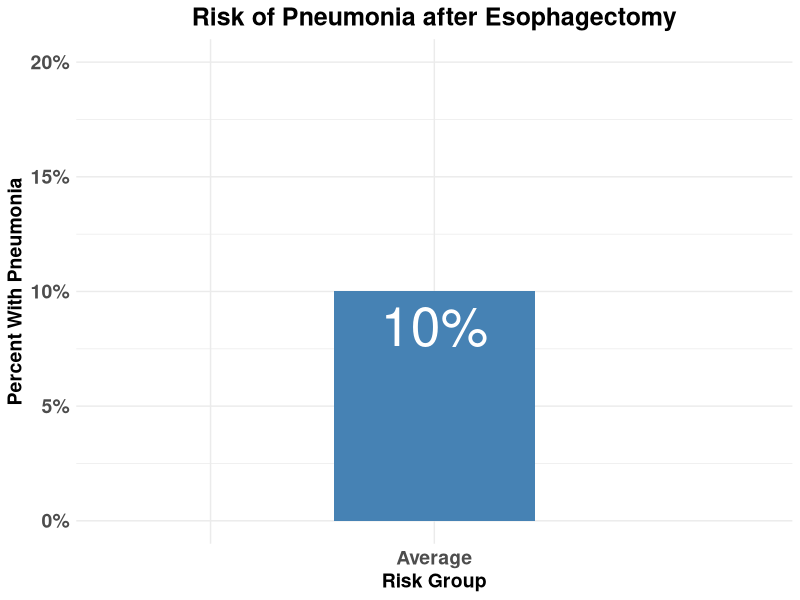
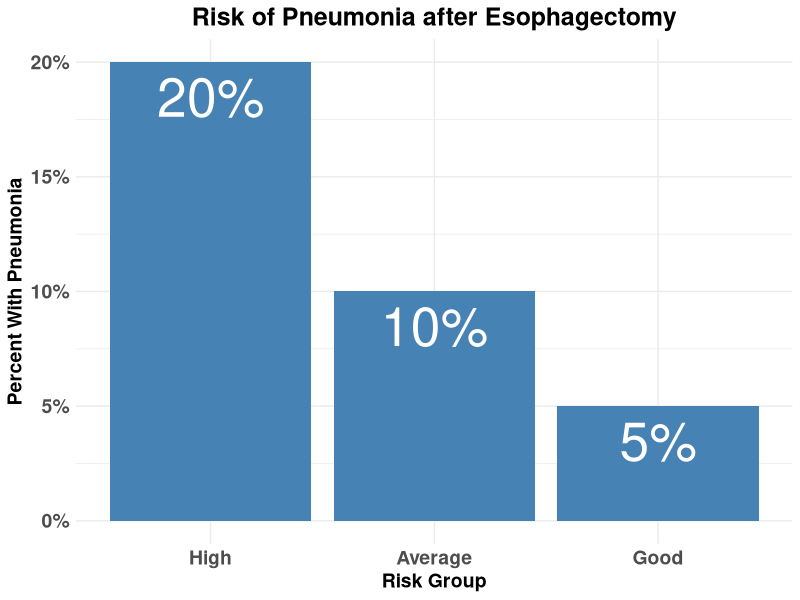
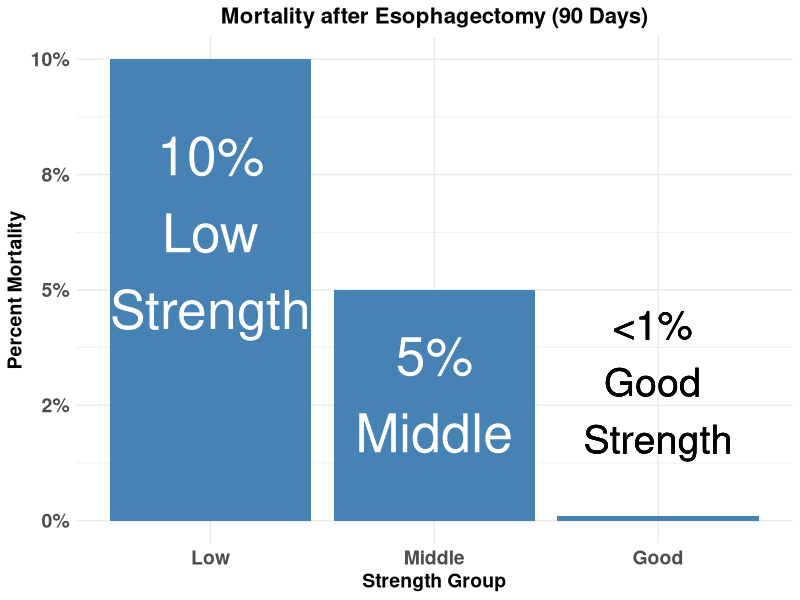
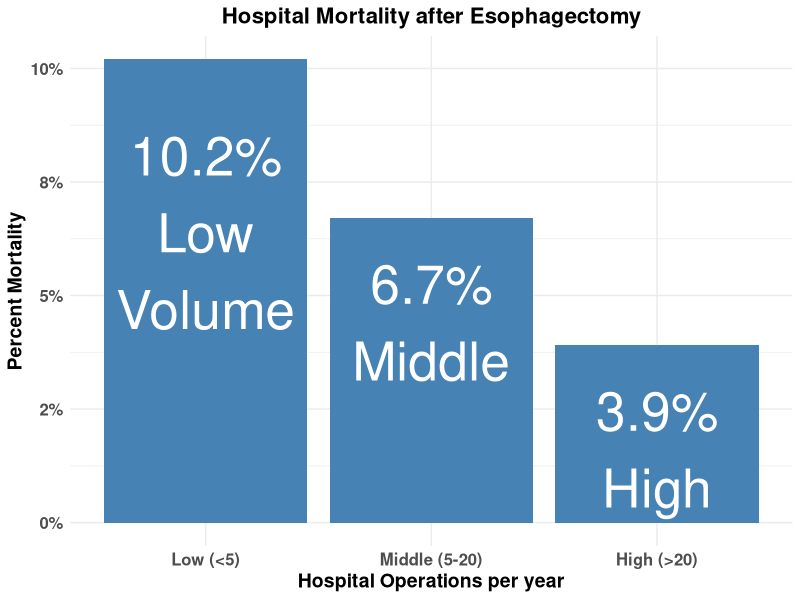
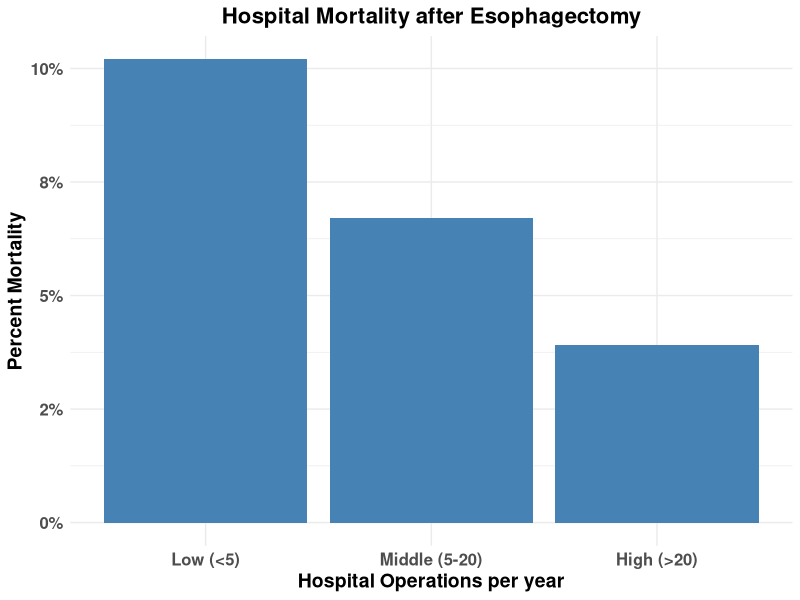
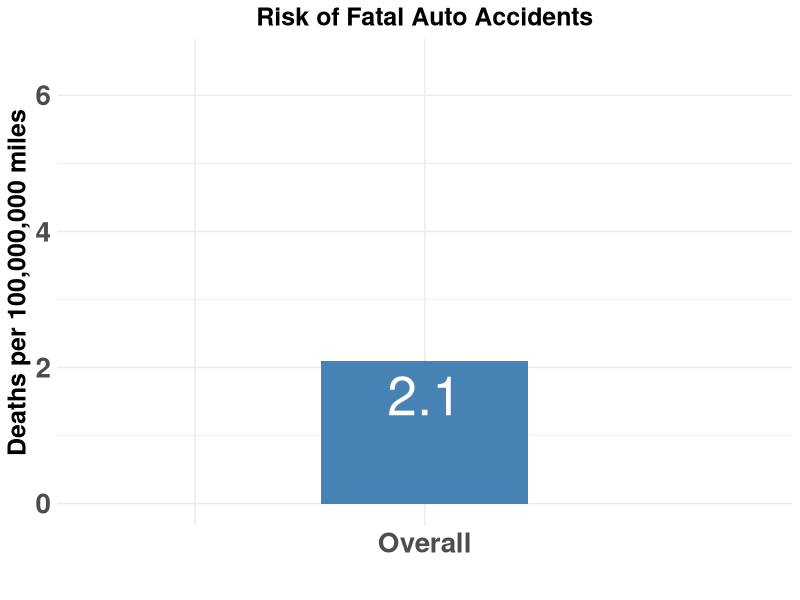
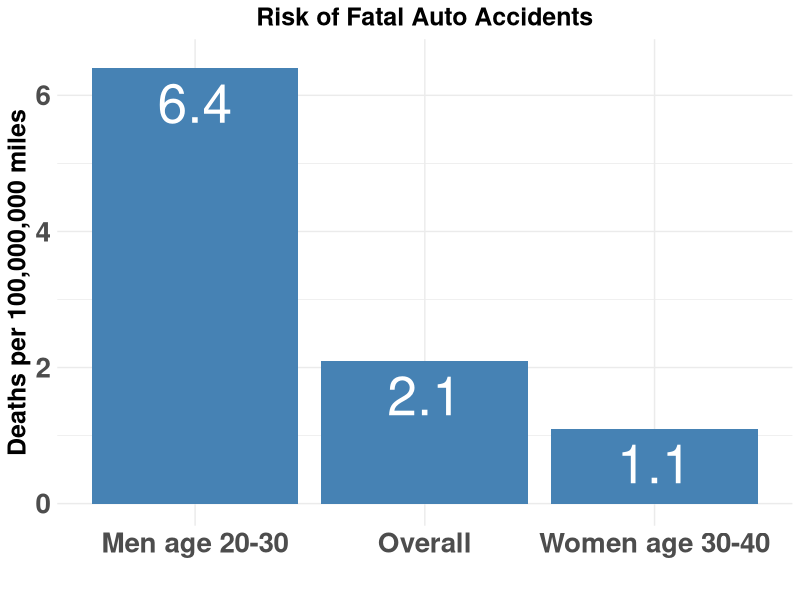

Generate these figures, in order, with R:
## ---- chunk 1
library(ggplot2)
df1<-data.frame(pneumonia=c(0,0.10,0),strength=c("","Average",""),pneumonia_labels =c("","10%",""))
strengths=c("","Average","Average")
p<-ggplot(data=df1, aes(x=strength,y=pneumonia))+
  geom_bar(stat="identity", fill="steelblue")+scale_x_discrete(limits=strengths)+scale_y_continuous(labels = scales::percent_format(accuracy=1),limits=c(0,.2)) +
        geom_text(aes(label=pneumonia_labels),vjust=1.4, color="white",size=13.5)+
  theme_minimal()+
  theme( axis.text=element_text(size=14,face="bold"),axis.title=element_text(size=14, face="bold"),plot.title = element_text(hjust=0.5,face="bold",size=18)) +
  ggtitle("Risk of Pneumonia after Esophagectomy") +
  labs(y="Percent With Pneumonia",x="Risk Group") 
p
## ---- chunk 2
library(ggplot2)
df1<-data.frame(pneumonia=c(0.20,0.10,0.05),strength=c("High","Average","Good"),pneumonia_labels =c("20%","10%","5%"))
strengths=c("High","Average","Good")
p<-ggplot(data=df1, aes(x=strength,y=pneumonia))+
  geom_bar(stat="identity", fill="steelblue")+scale_x_discrete(limits=strengths)+scale_y_continuous(labels = scales::percent_format(accuracy=1)) +
        geom_text(aes(label=pneumonia_labels),vjust=1.4, color="white",size=13.5)+
  theme_minimal()+
  theme( axis.text=element_text(size=14,face="bold"),axis.title=element_text(size=14, face="bold"),plot.title = element_text(hjust=0.5,face="bold",size=18)) +
  ggtitle("Risk of Pneumonia after Esophagectomy") +
  labs(y="Percent With Pneumonia",x="Risk Group") 
p
## ---- chunk 3
library(ggplot2)
df1<-data.frame(mortality=c(0.10,0.05,0.001),strength=c("Low","Middle","Good"),mortality_labels =c("10%\nLow\nStrength","5%\nMiddle","0.0%\nGood"))
strengths=c("Low","Middle","Good")
p<-ggplot(data=df1, aes(x=strength,y=mortality))+
  geom_bar(stat="identity", fill="steelblue")+scale_x_discrete(limits=strengths)+scale_y_continuous(labels = scales::percent_format(accuracy=1)) +
        geom_text(aes(label=mortality_labels),vjust=1.4, color="white",size=13.5)+
  theme_minimal()+
  theme( axis.text=element_text(size=14,face="bold"),axis.title=element_text(size=14, face="bold"),plot.title = element_text(hjust=0.5,face="bold",size=16)) +
  ggtitle("Mortality after Esophagectomy (90 Days)") +
  labs(y="Percent Mortality",x="Strength Group") +
  geom_text(x=3,y=0.03,label="<1% \nGood \nStrength", size=10)
p

## ---- chunk 4
library(ggplot2)
df<-data.frame(mortality=c(.102,.067,.039),strength=c("Low (<5)","Middle (5-20)","High (>20)"),mortality_labels =c("10.2%\nLow\nVolume","6.7%\nMiddle","3.9%\nHigh"))
strengths=c("Low (<5)","Middle (5-20)","High (>20)")
p<-ggplot(data=df, aes(x=strength,y=mortality))+
  geom_bar(stat="identity", fill="steelblue")+scale_x_discrete(limits=strengths)+scale_y_continuous(labels = scales::percent_format(accuracy=1)) +
        geom_text(aes(label=mortality_labels),vjust=1.4, color="white",size=13.5)+
  theme_minimal()+
  theme( axis.text=element_text(size=12,face="bold"),axis.title=element_text(size=14, face="bold"),plot.title = element_text(hjust=0.5,face="bold",size=16)) +
  ggtitle("Hospital Mortality after Esophagectomy") +
  labs(y="Percent Mortality",x="Hospital Operations per year")
p

## ---- chunk 5
library(ggplot2)
df<-data.frame(mortality=c(.102,.067,.039),strength=c("Low (<5)","Middle (5-20)","High (>20)"))
strengths=c("Low (<5)","Middle (5-20)","High (>20)")
p<-ggplot(data=df, aes(x=strength,y=mortality))+
  geom_bar(stat="identity", fill="steelblue")+scale_x_discrete(limits=strengths)+scale_y_continuous(labels = scales::percent_format(accuracy=1)) +theme_minimal() + theme( axis.text=element_text(size=12,face="bold"),axis.title=element_text(size=14, face="bold"),plot.title = element_text(hjust=0.5,face="bold",size=16)) +
  ggtitle("Hospital Mortality after Esophagectomy") +
  labs(y="Percent Mortality",x="Hospital Operations per year")
p

#ggsave("hosp_mort.png",device="png",path="images/")

## ---- chunk 6
library(ggplot2)
df1<-data.frame(autofatal=c(0,2.1,0),agegroup=c("","Overall",""),autofatal_labels =c("","2.1",""))
agegroups=c("","Overall","")
p<-ggplot(data=df1, aes(x=agegroups,y=autofatal))+
  geom_bar(stat="identity", fill="steelblue")+scale_x_discrete(limits=agegroups) +
        geom_text(aes(label=autofatal_labels),vjust=1.4, color="white",size=13.5)+
  theme_minimal()+
  ylim(0,6.5) +
  theme( axis.text=element_text(size=20,face="bold"),axis.title.x=element_text(size=22, face="bold"),axis.title.y=element_text(size=18, face="bold"),plot.title = element_text(hjust=0.5,face="bold",size=18)) +
  ggtitle("Risk of Fatal Auto Accidents") +
  labs(y="Deaths per 100,000,000 miles",x="") 
p
## ---- chunk 7
library(ggplot2)
df1<-data.frame(autofatal=c(6.4,2.1,1.1),agegroup=c("Men 20-30","Overall","Women 30-40"),autofatal_labels =c("6.4","2.1","1.1"))
agegroups=c("Men age 20-30","Overall","Women age 30-40")
p<-ggplot(data=df1, aes(x=agegroups,y=autofatal))+
  geom_bar(stat="identity", fill="steelblue")+scale_x_discrete(limits=agegroups) +
        geom_text(aes(label=autofatal_labels),vjust=1.4, color="white",size=13.5)+
  theme_minimal()+
    ylim(0,6.5) +
  theme( axis.text=element_text(size=20,face="bold"),axis.title.x=element_text(size=22, face="bold"),axis.title.y=element_text(size=18, face="bold"),plot.title = element_text(hjust=0.5,face="bold",size=18)) +
  ggtitle("Risk of Fatal Auto Accidents") +
  labs(y="Deaths per 100,000,000 miles",x="") 
p
